Frame 1 (no input): blank canvas, image omitted
Frame 60 (no input): blank canvas, image omitted
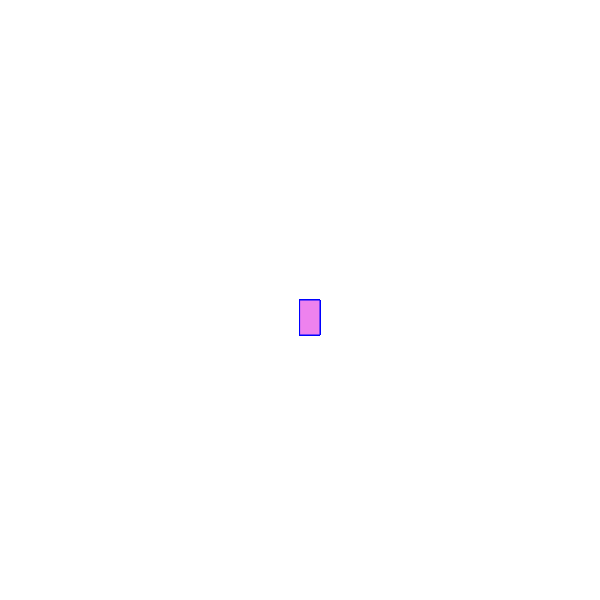
Frame 120 (the mouse pressed at the canvas centre since frame 60)

The p5.js sketch whose frames 1 and 60 were blank and that drew this single picture after the mouse press (run headless with seeded random() and noise() and a simulated clock; from frame 60 on, the mouse is pressed at the canvas centre):

// p5.js sketch
// ── sketch.js
function setup() {
    createCanvas(600, 600);
    background("white");
  }
  
  function draw() {
    stroke("blue");
    fill("violet");
  
    // console.log(mouseIsPressed)
  
    if (mouseIsPressed) {
      rect(mouseX, mouseY, 20, 35);
    }
  }
